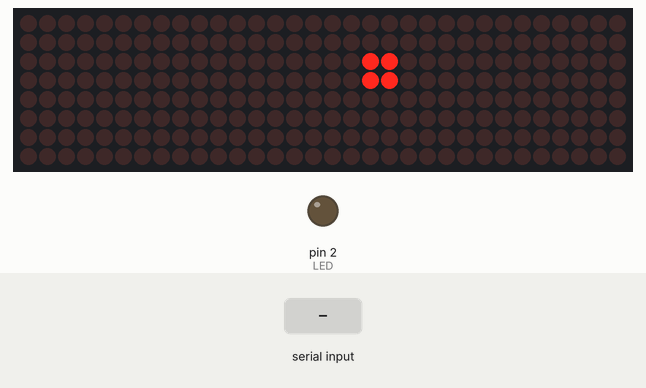
This sketch was run on a simulated Arduino Uno, built with avr-gcc and run on an emulated ATmega328P. Parts: 32×8 LED matrix, output pins drawn as LEDs (lit = HIGH). The inputs (shaded band) are chosen by the test bench. Random numbers use the default seed unless the sketch sets one.

Above: at 8.35 s.
8.4 s: "o\n" received over the second serial link
At 12.8 s:
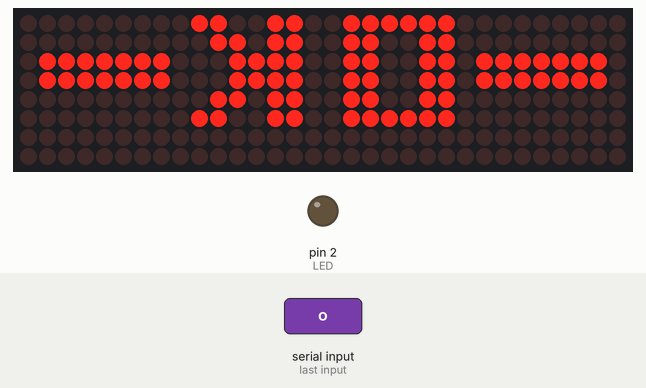
13.0 s: "k\n" received over the second serial link
At 16.0 s:
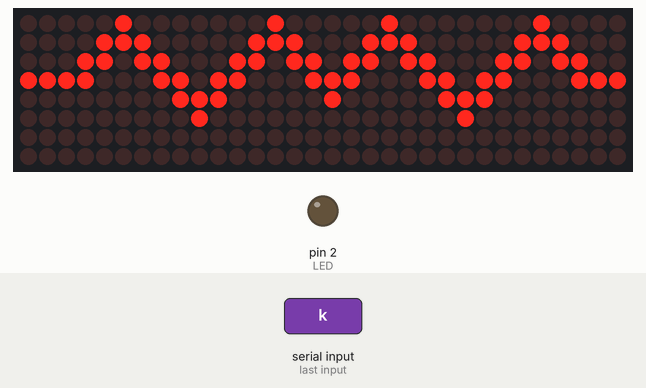
17.6 s: "t\n" received over the second serial link
At 19.77 s:
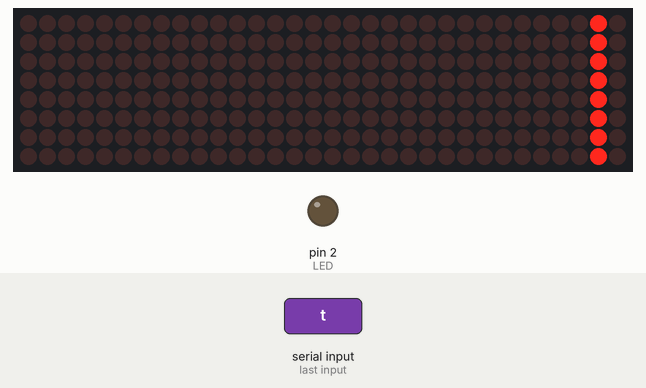
22.2 s: "a\n" received over the second serial link
26.8 s: "l\n" received over the second serial link
At 31.39 s:
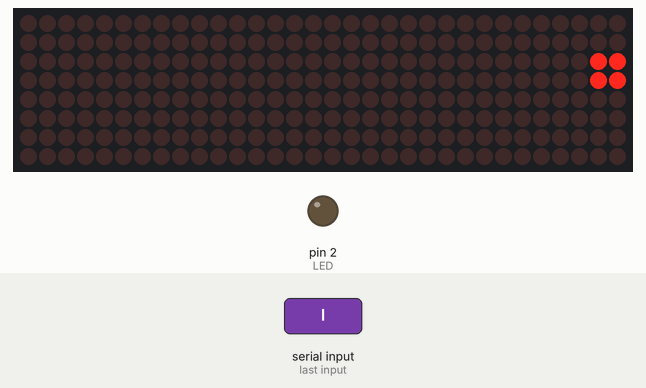

The sketch:

Thomas_LEDmatrix.ino
```cpp
/***********************************************************************
 * Daft Punk Thomas helmet display
 *
 * Authors: Ryan Pawling and Chelsea Pawling
 *
 * Adapted for 6x32 display
 ***********************************************************************/

#include <Arduino.h>

#define X_MAX 7
#define Y_MAX 5
#define C_MAX 3

#define X_WIDTH 32
#define Y_WIDTH 6
#define C_COUNT 4


// include the library for MAX72XX control
#include "LedControl.h"
#include <SoftwareSerial.h>

// include headers for animation data arrays
#include "HeartProgram.h"
#include "EyesProgram.h"
#include "OkProgram.h"
#include "EkgProgram.h"
#include "ArrowProgram.h"
//#include "UfoProgram.h"
#include "Alphabet.h"


SoftwareSerial Bluetooth(5, 6); // RX, TX
int LED = 2; // the on-board LED
char state = 'd';
/*
 * Led control class
 * We use pins 12,11 and 10 on the Arduino for the SPI interface
 * Pin 12 is connected to the DATA IN-pin of the first MAX7221
 * Pin 11 is connected to the CLK-pin of the first MAX7221
 * Pin 10 is connected to the LOAD(/CS)-pin of the first MAX7221
 * There will be 4 MAX7221 attached to the arduino in series
 */
LedControl lc=LedControl(12,11,10,4);

// Setup
// --------------------------------------------
// Called when arduino is started
// Switch each MAX72XX into normal operation mode
// Active serial output for debug printing
void setup() {
  for(int index=0;index<lc.getDeviceCount();index++) {
      lc.shutdown(index,false);
      lc.setIntensity(index, 10);
      lc.clearDisplay(index);
  }
  Bluetooth.begin(9600);
  Serial.begin(9600);
  Bluetooth.println("init...");
  pinMode(LED,OUTPUT);
}

// Main loop
// --------------------------------------------
// This main loop is called after setup and repeated by Arduino
void loop() {
  bluetooth_receiver();


  if(state == 'd') {
    dot_program();
  } else if(state == 'u') {
    ufo_program();
  } else if(state == 'a') {
    arrow_program();
  } else if(state == 'k') {
    ekg_program();
  } else if(state == 'o') {
    ok_program();
  } else if(state == 'h') {
    heart_program();
  } else if(state == 'e') {
    eyes_program();
  } else if(state == 't') {
    test_program();
  } else if(state == 'l') {
    //ufo_program();
    bluetooth_receiver();
    arrow_program();
    bluetooth_receiver();
    dot_program();
    bluetooth_receiver();
    print_string("GET LUCKY");
    bluetooth_receiver();
    ekg_program();
    bluetooth_receiver();
    ok_program();
    bluetooth_receiver();
    print_string("HAPPY HALLOWEEN!");
    bluetooth_receiver();
    heart_program();
    bluetooth_receiver();
    eyes_program();
    bluetooth_receiver();
    print_string("DAFT PUNK");
  } else if(state == 'c') {
    clear_display();
    delay(1000);
  } else {
    Bluetooth.println("?");
  }

}

void bluetooth_receiver() {
  if (Bluetooth.available()){ //wait for data received
    String str = Bluetooth.readStringUntil('\n');
    str.trim();
    if(str.length() == 1) {
      state = str[0];
      Bluetooth.println("state: " + state);
    } else {
      print_string(str);
    }
  }
  delay(100);
}

// print string
// --------------------------------------------
// String passed to this function will scroll across the display
// Supported characters: A-Z,!,$,?
// str        - "String to be passed across the screen"
void print_string(String str) {
  Bluetooth.println("str: " + str);
  // Add a buffer so full text can be read
  str = str + "      ";
  byte buff[Y_WIDTH][C_COUNT] = {{0x00, 0x00, 0x00, 0x00},{0x00, 0x00, 0x00, 0x00},{0x00, 0x00, 0x00, 0x00},{0x00, 0x00, 0x00, 0x00}};

  // decode each letter in the string
  for(int i=0; i<str.length(); i++) {
    int index = 27;
    // A-Z
    if((str[i] >= 65) && (str[i] <= 90)) {
      index = str[i] - 65;
    // a-z get capitalized
    } else if((str[i] >= 97) && (str[i] <= 122)) {
      index = str[i]-97;
    // !
    } else if(str[i] == 33) {
      index = 26;
    // ?
    } else if(str[i] == 63) {
      index = 27;
    // $
    } else if(str[i] == 36) {
      index = 28;
    // space
    } else if (str[i] == 32) {
      index = 29;
    // other characters = ?
    } else {
      index = 27;
    }

    // shift each letter into the buffer, column by column thru some nasty bitwise manipulation
    for(int col=0; col<=ALPHA_WIDTH; col++) {
      for(int row=0; row<=Y_MAX; row++) {
        buff[row][3] = ((buff[row][3] >> 1) | (0x01 & buff[row][2]) << 7);
        buff[row][2] = ((buff[row][2] >> 1) | (0x01 & buff[row][1]) << 7);
        buff[row][1] = ((buff[row][1] >> 1) | (0x01 & buff[row][0]) << 7);
        buff[row][0] = ((buff[row][0] >> 1) | (0x80 & (alpha_array[(index*6)+row] << (7-col))));

        // Display the buffer after each shift
        for(int chip=0; chip<=C_MAX; chip++) {
          lc.setRow(C_MAX-chip, Y_MAX-row, buff[row][chip]);
        }
      }
      delay(75);
    }
  }
}

// animate_array
// --------------------------------------------
// arr        - 2D array of animation data.  Generated by LED Matrix Studio
// num_frames - number of frames in animation
// num_rows   - number of rows in matrix
// t          - delay (in ms) between frames
void animate_array(byte arr[][4], int num_frames, int num_rows, int t)
{
  for(int frame=0; frame<num_frames; frame++) {
    for(int row=0; row<num_rows; row++) {
      for(int chip=0; chip<4; chip++) {
        lc.setRow(3-chip, num_rows-1-row, arr[(frame*num_rows)+row][chip]);
      }
    }
    delay(t);
  }

}

// draw_pixel
// --------------------------------------------
// Draw a pixel on 32x6 matrix
//
// x  - x coordinate
// y  - y coordinate
// on - true to turn on pixel, false to turn off
void draw_pixel(int x, int y, bool on) {
  int chip = x / 8;
  int col = 7 - (x % 8);
  int row = y;
  lc.setLed(chip,row,col,on);
}

// clear_display
// --------------------------------------------
// Simply clear LED matrix of all pixels
void clear_display() {
  Bluetooth.println("clear");
  for(int index=0;index<lc.getDeviceCount();index++) {
    lc.clearDisplay(index);
  }
}

// Display Programs
// --------------------------------------------
// display programs go below here

void dot_program() {
  Bluetooth.println("dot");
  clear_display();
  // Send dot right
  for (int index=0; index<34; index++) {
    draw_pixel(index-1,2,true);
    draw_pixel(index,2,true);
    draw_pixel(index-1,3,true);
    draw_pixel(index,3,true);
    delay(50);
    draw_pixel(index-1,2,false);
    draw_pixel(index-1,3,false);
  }
  // Send dot left
  for (int index=33; index>=-1; index--) {
    draw_pixel(index-1,2,true);
    draw_pixel(index,2,true);
    draw_pixel(index-1,3,true);
    draw_pixel(index,3,true);
    delay(50);
    draw_pixel(index,2,false);
    draw_pixel(index,3,false);
  }
}

void test_program() {
  Bluetooth.println("test");
  //Test line horizontal scroll
  for(int chip=0;chip<lc.getDeviceCount();chip++) {
    for(int col=7;col>=0;col--) {
      for (int row=7;row>=0;row--) {
        lc.setLed(chip,row,col,true);
      }
      delay(50);
      for (int row=7;row>=0;row--) {
        lc.setLed(chip,row,col,false);
      }
    }
  }

  // Test line vertical scroll
  for (int row=7;row>=0;row--) {
    for(int col=7;col>=0;col--) {
      for(int chip=0;chip<lc.getDeviceCount();chip++) {
        lc.setLed(chip,row,col,true);
      }
    }
    delay(50);
    for(int col=7;col>=0;col--) {
      for(int chip=0;chip<lc.getDeviceCount();chip++) {
        lc.setLed(chip,row,col,false);
      }
    }
  }

  // Test individual pixels
  for (int row=7;row>=0;row--) {
    for(int chip=0;chip<lc.getDeviceCount();chip++) {
      for(int col=7;col>=0;col--) {
        lc.setLed(chip,row,col,true);
        delay(20);
        lc.setLed(chip,row,col,false);
      }
    }
  }
}

void static_program() {
  Bluetooth.println("static");
  int num_rows = 6;
  for (int i=0; i<50; i++) {
    for(int row=0; row<num_rows; row++) {
      for(int chip=0; chip<4; chip++) {
        lc.setRow(chip, row, random(0xFF));
      }
    }
    delay(10);
  }
}

void heart_program() {
  Bluetooth.println("heart");
  for(int i=0;i<8;i++) {
    animate_array(heart_array, HEART_FRAMES, HEART_ROWS, HEART_DELAY);
  }
}

void eyes_program() {
  Bluetooth.println("eyes");
  for(int i=0;i<8;i++) {
    animate_array(eyes_array, EYES_FRAMES, EYES_ROWS, EYES_DELAY);
  }
}

void ok_program() {
  Bluetooth.println("ok");
  animate_array(ok_array, OK_FRAMES, OK_ROWS, OK_DELAY);
  delay(1000);
}

void ufo_program() {
  //Bluetooth.println("ufo");
  //animate_array(ufo_array, UFO_FRAMES, UFO_ROWS, UFO_DELAY);
}

void arrow_program() {
  Bluetooth.println("arrow");
  for(int i=0;i<8;i++) {
    animate_array(arrow_array, ARROW_FRAMES, ARROW_ROWS, ARROW_DELAY);
  }
}

void ekg_program() {
  Bluetooth.println("ekg");
  clear_display();
  delay(100);
  byte mask[] = {0x00, 0x00, 0x00, 0x00};
  for(int col = 0; col<=31; col++) {
    mask[col/8] = ((mask[col/8] << 1) | 0x01);
    //Serial.print(col/8);
    //Serial.print(mask[col/8], BIN);
    //Serial.print("\n");
    for(int row=0; row<EKG_ROWS; row++) {
      for(int chip=0; chip<4; chip++) {
        lc.setRow(3-chip, EKG_ROWS-1-row, ekg_array[row][chip] & mask[3-chip]);
      }
    }
    delay(50);
  }
  delay(2000);
  for(int col = 31; col>=0; col--) {
    mask[col/8] = ((mask[col/8] >> 1));
    for(int row=0; row<EKG_ROWS; row++) {
      for(int chip=0; chip<4; chip++) {
        lc.setRow(3-chip, EKG_ROWS-1-row, ekg_array[row][chip] & mask[3-chip]);
      }
    }
    delay(50);
  }
  delay(100);
}
```

Alphabet.h
```cpp
// =================================================================
// LED Matrix Studio - (c) Paul A Freshney 2015
//
// www.MaximumOctopus.com
// www.MaximumOctopus.com/electronics/builder.htm
//
// Date : 04/03/2019
//
// -----------------------------------------------------------------
// Original file:
//  C:\Users\Ryan\Downloads\LEDMatrixStudio\LEDMatrixStudio\saves\alphabet.leds
//
// =================================================================
//
// Animation Frames #1 to #29
//
// =================================================================
//
// Source : Rows
// Line   : Row
// Bits   : LSB at left
// Order  : Top to bottom
// Scan   : Left to right
// Size   : 8 bits
//
// =================================================================
#define ALPHA_WIDTH 5

byte alpha_array[] = {
                   0x04,
                   0x0A,
                   0x11,
                   0x1F,
                   0x11,
                   0x11,
                   0x0F,
                   0x0B,
                   0x1F,
                   0x13,
                   0x13,
                   0x1F,
                   0x1F,
                   0x03,
                   0x03,
                   0x03,
                   0x03,
                   0x1F,
                   0x0F,
                   0x13,
                   0x13,
                   0x13,
                   0x13,
                   0x0F,
                   0x1F,
                   0x03,
                   0x1F,
                   0x03,
                   0x03,
                   0x1F,
                   0x1F,
                   0x03,
                   0x0F,
                   0x03,
                   0x03,
                   0x03,
                   0x1F,
                   0x03,
                   0x03,
                   0x1B,
                   0x13,
                   0x1F,
                   0x13,
                   0x13,
                   0x13,
                   0x1F,
                   0x13,
                   0x13,
                   0x1F,
                   0x0C,
                   0x0C,
                   0x0C,
                   0x0C,
                   0x1F,
                   0x1C,
                   0x18,
                   0x18,
                   0x18,
                   0x1B,
                   0x1F,
                   0x1B,
                   0x1B,
                   0x0F,
                   0x0F,
                   0x1B,
                   0x1B,
                   0x03,
                   0x03,
                   0x03,
                   0x03,
                   0x03,
                   0x1F,
                   0x1B,
                   0x1B,
                   0x15,
                   0x11,
                   0x11,
                   0x11,
                   0x13,
                   0x13,
                   0x17,
                   0x1B,
                   0x13,
                   0x13,
                   0x1F,
                   0x13,
                   0x13,
                   0x13,
                   0x13,
                   0x1F,
                   0x1F,
                   0x13,
                   0x1F,
                   0x03,
                   0x03,
                   0x03,
                   0x1F,
                   0x13,
                   0x13,
                   0x13,
                   0x1F,
                   0x10,
                   0x1F,
                   0x13,
                   0x13,
                   0x1F,
                   0x0B,
                   0x13,
                   0x1F,
                   0x03,
                   0x1F,
                   0x10,
                   0x10,
                   0x1F,
                   0x1F,
                   0x04,
                   0x04,
                   0x04,
                   0x04,
                   0x04,
                   0x13,
                   0x13,
                   0x13,
                   0x13,
                   0x13,
                   0x1F,
                   0x13,
                   0x13,
                   0x13,
                   0x1B,
                   0x0E,
                   0x06,
                   0x11,
                   0x11,
                   0x15,
                   0x15,
                   0x15,
                   0x0A,
                   0x11,
                   0x1B,
                   0x0E,
                   0x0E,
                   0x1B,
                   0x11,
                   0x11,
                   0x11,
                   0x1B,
                   0x0E,
                   0x04,
                   0x04,
                   0x1F,
                   0x18,
                   0x0C,
                   0x06,
                   0x03,
                   0x1F,
                   0x04,
                   0x04,
                   0x04,
                   0x04,
                   0x00,
                   0x04,
                   0x0E,
                   0x11,
                   0x0C,
                   0x04,
                   0x00,
                   0x04,
                   0x04,
                   0x0E,
                   0x05,
                   0x0E,
                   0x14,
                   0x0E,
                   0x00,
                   0x00,
                   0x00,
                   0x00,
                   0x00,
                   0x00,
                   };
//
// =================================================================
//
```

ArrowProgram.h
```cpp
/***********************************************************************
 * Data array for Thomas Daft Punk helmet to animate scrolling arrows
 *
 * Generated by LED Matrix Studio
 * Settings:
 * - Run export
 * - c code (2D array)
 * - Rows
 * - Top to Bottom
 * - Right to Left
 * - LSB (Right)
 * - Hex
 * - 8bit
 * - verify that output matches hex readout from editor!
 *
 * Authors: Ryan Pawling and Chelsea Pawling
 *
 * Adapted for 6x32 display
 ***********************************************************************/

#define ARROW_FRAMES 4
#define ARROW_ROWS 6
#define ARROW_DELAY 40

byte arrow_array[][4] = {
                     {0xCC, 0xCC, 0xCC, 0xCC},
                     {0x66, 0x66, 0x66, 0x66},
                     {0x33, 0x33, 0x33, 0x33},
                     {0x33, 0x33, 0x33, 0x33},
                     {0x66, 0x66, 0x66, 0x66},
                     {0xCC, 0xCC, 0xCC, 0xCC},
                     {0x66, 0x66, 0x66, 0x66},
                     {0x33, 0x33, 0x33, 0x33},
                     {0x99, 0x99, 0x99, 0x99},
                     {0x99, 0x99, 0x99, 0x99},
                     {0x33, 0x33, 0x33, 0x33},
                     {0x66, 0x66, 0x66, 0x66},
                     {0x33, 0x33, 0x33, 0x33},
                     {0x99, 0x99, 0x99, 0x99},
                     {0xCC, 0xCC, 0xCC, 0xCC},
                     {0xCC, 0xCC, 0xCC, 0xCC},
                     {0x99, 0x99, 0x99, 0x99},
                     {0x33, 0x33, 0x33, 0x33},
                     {0x99, 0x99, 0x99, 0x99},
                     {0xCC, 0xCC, 0xCC, 0xCC},
                     {0x66, 0x66, 0x66, 0x66},
                     {0x66, 0x66, 0x66, 0x66},
                     {0xCC, 0xCC, 0xCC, 0xCC},
                     {0x99, 0x99, 0x99, 0x99},
                     };
//
// =================================================================
//
```

EkgProgram.h
```cpp
/***********************************************************************
 * Data array for Thomas Daft Punk helmet to animate EKG line
 *
 * Generated by LED Matrix Studio
 * Settings:
 * - Run export
 * - c code (2D array)
 * - Rows
 * - Top to Bottom
 * - Right to Left
 * - LSB (Right)
 * - Hex
 * - 8bit
 * - verify that output matches hex readout from editor!
 *
 * Authors: Ryan Pawling and Chelsea Pawling
 *
 * Adapted for 6x32 display
 ***********************************************************************/
#define EKG_FRAMES 32
#define EKG_ROWS 6
#define EKG_DELAY 25

byte ekg_array[][4] = {
                     {0x00, 0x40, 0x01, 0x00},
                     {0x00, 0xE0, 0x83, 0x80},
                     {0xF1, 0xB1, 0xC6, 0xC7},
                     {0x1B, 0x1B, 0x6C, 0x6C},
                     {0x0E, 0x0E, 0x38, 0x38},
                     {0x04, 0x04, 0x10, 0x10},
                     };
//
// =================================================================
//
```

Source omitted: EyesProgram.h (1846 bytes), HeartProgram.h (2344 bytes), OkProgram.h (4928 bytes)
